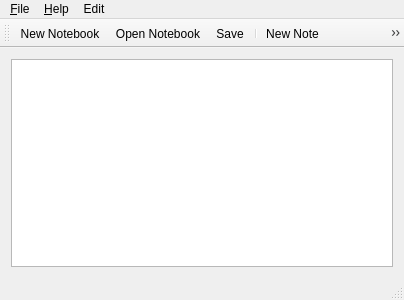
<?xml version="1.0" encoding="UTF-8"?>
<ui version="4.0">
 <class>MainWindow</class>
 <widget class="QMainWindow" name="MainWindow">
  <property name="geometry">
   <rect>
    <x>0</x>
    <y>0</y>
    <width>404</width>
    <height>300</height>
   </rect>
  </property>
  <property name="windowTitle">
   <string>Toynote</string>
  </property>
  <widget class="QWidget" name="centralWidget">
   <layout class="QGridLayout" name="gridLayout">
    <item row="0" column="0">
     <widget class="QTableView" name="notesView">
      <property name="minimumSize">
       <size>
        <width>382</width>
        <height>0</height>
       </size>
      </property>
      <property name="selectionBehavior">
       <enum>QAbstractItemView::SelectRows</enum>
      </property>
     </widget>
    </item>
   </layout>
  </widget>
  <widget class="QMenuBar" name="menuBar">
   <property name="geometry">
    <rect>
     <x>0</x>
     <y>0</y>
     <width>404</width>
     <height>26</height>
    </rect>
   </property>
   <widget class="QMenu" name="menuFile">
    <property name="title">
     <string>&amp;File</string>
    </property>
    <addaction name="actionNew_Notebook"/>
    <addaction name="actionOpen_Notebook"/>
    <addaction name="actionSave"/>
    <addaction name="actionSave_As"/>
    <addaction name="actionSave_As_Text"/>
    <addaction name="actionCloseNotebook"/>
    <addaction name="actionExit"/>
   </widget>
   <widget class="QMenu" name="menuHelp">
    <property name="title">
     <string>&amp;Help</string>
    </property>
    <addaction name="actionAbout"/>
    <addaction name="actionVisit_eCourses"/>
    <addaction name="actionLottery"/>
   </widget>
   <widget class="QMenu" name="menuEdit">
    <property name="title">
     <string>Edit</string>
    </property>
   </widget>
   <addaction name="menuFile"/>
   <addaction name="menuHelp"/>
   <addaction name="menuEdit"/>
  </widget>
  <widget class="QToolBar" name="mainToolBar">
   <attribute name="toolBarArea">
    <enum>TopToolBarArea</enum>
   </attribute>
   <attribute name="toolBarBreak">
    <bool>false</bool>
   </attribute>
   <addaction name="actionNew_Notebook"/>
   <addaction name="actionOpen_Notebook"/>
   <addaction name="actionSave"/>
   <addaction name="separator"/>
   <addaction name="actionNew_Note"/>
   <addaction name="actionDelete_Notes"/>
  </widget>
  <widget class="QStatusBar" name="statusBar"/>
  <action name="actionNew_Notebook">
   <property name="icon">
    <iconset resource="resources.qrc">
     <normaloff>:/icons/Notebook-new.svg</normaloff>:/icons/Notebook-new.svg</iconset>
   </property>
   <property name="text">
    <string>New Notebook</string>
   </property>
   <property name="toolTip">
    <string>Create a new notebook</string>
   </property>
   <property name="shortcut">
    <string>Ctrl+I</string>
   </property>
  </action>
  <action name="actionNew_Note">
   <property name="icon">
    <iconset resource="resources.qrc">
     <normaloff>:/icons/Note-add.svg</normaloff>:/icons/Note-add.svg</iconset>
   </property>
   <property name="text">
    <string>New Note</string>
   </property>
   <property name="toolTip">
    <string>Add a new note</string>
   </property>
   <property name="shortcut">
    <string>Ctrl+R</string>
   </property>
  </action>
  <action name="actionDelete_Notes">
   <property name="icon">
    <iconset resource="resources.qrc">
     <normaloff>:/icons/Note-remove.svg</normaloff>:/icons/Note-remove.svg</iconset>
   </property>
   <property name="text">
    <string>Delete Notes</string>
   </property>
   <property name="toolTip">
    <string>Delete the selected note(s)</string>
   </property>
  </action>
  <action name="actionAbout">
   <property name="text">
    <string>&amp;About Toynote</string>
   </property>
  </action>
  <action name="actionSave">
   <property name="icon">
    <iconset resource="resources.qrc">
     <normaloff>:/icons/Notebook-save.svg</normaloff>:/icons/Notebook-save.svg</iconset>
   </property>
   <property name="text">
    <string>&amp;Save</string>
   </property>
   <property name="toolTip">
    <string>Save the notebook</string>
   </property>
   <property name="shortcut">
    <string>Ctrl+S</string>
   </property>
  </action>
  <action name="actionOpen_Notebook">
   <property name="icon">
    <iconset resource="resources.qrc">
     <normaloff>:/icons/Notebook-open.svg</normaloff>:/icons/Notebook-open.svg</iconset>
   </property>
   <property name="text">
    <string>&amp;Open Notebook</string>
   </property>
   <property name="toolTip">
    <string>Open a notebook</string>
   </property>
   <property name="shortcut">
    <string>Ctrl+O</string>
   </property>
  </action>
  <action name="actionCloseNotebook">
   <property name="text">
    <string>&amp;Close</string>
   </property>
   <property name="toolTip">
    <string>Close the notebook</string>
   </property>
   <property name="shortcut">
    <string>Ctrl+H</string>
   </property>
  </action>
  <action name="actionSave_As">
   <property name="icon">
    <iconset resource="resources.qrc">
     <normaloff>:/icons/Notebook-save-as.svg</normaloff>:/icons/Notebook-save-as.svg</iconset>
   </property>
   <property name="text">
    <string>Sa&amp;ve As</string>
   </property>
   <property name="toolTip">
    <string>Save the notebook to a chosen file</string>
   </property>
   <property name="shortcut">
    <string>Ctrl+Q</string>
   </property>
  </action>
  <action name="actionVisit_eCourses">
   <property name="text">
    <string>Visit eCourses</string>
   </property>
   <property name="toolTip">
    <string>open URL</string>
   </property>
  </action>
  <action name="actionLottery">
   <property name="text">
    <string>Lottery</string>
   </property>
  </action>
  <action name="actionSave_As_Text">
   <property name="text">
    <string>Save As Text</string>
   </property>
   <property name="shortcut">
    <string>Ctrl+K</string>
   </property>
  </action>
  <action name="actionExit">
   <property name="text">
    <string>Exit</string>
   </property>
   <property name="shortcut">
    <string>Esc</string>
   </property>
  </action>
 </widget>
 <layoutdefault spacing="6" margin="11"/>
 <resources>
  <include location="resources.qrc"/>
 </resources>
 <connections>
  <connection>
   <sender>actionAbout</sender>
   <signal>triggered()</signal>
   <receiver>MainWindow</receiver>
   <slot>displayAbout()</slot>
   <hints>
    <hint type="sourcelabel">
     <x>-1</x>
     <y>-1</y>
    </hint>
    <hint type="destinationlabel">
     <x>199</x>
     <y>149</y>
    </hint>
   </hints>
  </connection>
  <connection>
   <sender>actionSave</sender>
   <signal>triggered()</signal>
   <receiver>MainWindow</receiver>
   <slot>saveNotebook()</slot>
   <hints>
    <hint type="sourcelabel">
     <x>-1</x>
     <y>-1</y>
    </hint>
    <hint type="destinationlabel">
     <x>199</x>
     <y>149</y>
    </hint>
   </hints>
  </connection>
  <connection>
   <sender>actionOpen_Notebook</sender>
   <signal>triggered()</signal>
   <receiver>MainWindow</receiver>
   <slot>openNotebook()</slot>
   <hints>
    <hint type="sourcelabel">
     <x>-1</x>
     <y>-1</y>
    </hint>
    <hint type="destinationlabel">
     <x>199</x>
     <y>149</y>
    </hint>
   </hints>
  </connection>
  <connection>
   <sender>actionCloseNotebook</sender>
   <signal>triggered()</signal>
   <receiver>MainWindow</receiver>
   <slot>closeNotebook()</slot>
   <hints>
    <hint type="sourcelabel">
     <x>-1</x>
     <y>-1</y>
    </hint>
    <hint type="destinationlabel">
     <x>199</x>
     <y>149</y>
    </hint>
   </hints>
  </connection>
  <connection>
   <sender>actionNew_Notebook</sender>
   <signal>triggered()</signal>
   <receiver>MainWindow</receiver>
   <slot>newNotebook()</slot>
   <hints>
    <hint type="sourcelabel">
     <x>-1</x>
     <y>-1</y>
    </hint>
    <hint type="destinationlabel">
     <x>199</x>
     <y>149</y>
    </hint>
   </hints>
  </connection>
  <connection>
   <sender>actionSave_As</sender>
   <signal>triggered()</signal>
   <receiver>MainWindow</receiver>
   <slot>saveNotebookAs()</slot>
   <hints>
    <hint type="sourcelabel">
     <x>-1</x>
     <y>-1</y>
    </hint>
    <hint type="destinationlabel">
     <x>199</x>
     <y>149</y>
    </hint>
   </hints>
  </connection>
  <connection>
   <sender>actionNew_Note</sender>
   <signal>triggered()</signal>
   <receiver>MainWindow</receiver>
   <slot>newNote()</slot>
   <hints>
    <hint type="sourcelabel">
     <x>-1</x>
     <y>-1</y>
    </hint>
    <hint type="destinationlabel">
     <x>199</x>
     <y>149</y>
    </hint>
   </hints>
  </connection>
  <connection>
   <sender>actionDelete_Notes</sender>
   <signal>triggered()</signal>
   <receiver>MainWindow</receiver>
   <slot>deleteNotes()</slot>
   <hints>
    <hint type="sourcelabel">
     <x>-1</x>
     <y>-1</y>
    </hint>
    <hint type="destinationlabel">
     <x>199</x>
     <y>149</y>
    </hint>
   </hints>
  </connection>
  <connection>
   <sender>actionVisit_eCourses</sender>
   <signal>triggered()</signal>
   <receiver>MainWindow</receiver>
   <slot>openURL()</slot>
   <hints>
    <hint type="sourcelabel">
     <x>-1</x>
     <y>-1</y>
    </hint>
    <hint type="destinationlabel">
     <x>201</x>
     <y>149</y>
    </hint>
   </hints>
  </connection>
  <connection>
   <sender>actionLottery</sender>
   <signal>triggered()</signal>
   <receiver>MainWindow</receiver>
   <slot>openLottery()</slot>
   <hints>
    <hint type="sourcelabel">
     <x>-1</x>
     <y>-1</y>
    </hint>
    <hint type="destinationlabel">
     <x>201</x>
     <y>149</y>
    </hint>
   </hints>
  </connection>
  <connection>
   <sender>actionSave_As_Text</sender>
   <signal>triggered()</signal>
   <receiver>MainWindow</receiver>
   <slot>saveAsText()</slot>
   <hints>
    <hint type="sourcelabel">
     <x>-1</x>
     <y>-1</y>
    </hint>
    <hint type="destinationlabel">
     <x>201</x>
     <y>149</y>
    </hint>
   </hints>
  </connection>
  <connection>
   <sender>actionExit</sender>
   <signal>triggered()</signal>
   <receiver>MainWindow</receiver>
   <slot>exit()</slot>
   <hints>
    <hint type="sourcelabel">
     <x>-1</x>
     <y>-1</y>
    </hint>
    <hint type="destinationlabel">
     <x>201</x>
     <y>149</y>
    </hint>
   </hints>
  </connection>
 </connections>
 <slots>
  <slot>displayAbout()</slot>
  <slot>saveNotebook()</slot>
  <slot>openNotebook()</slot>
  <slot>newNotebook()</slot>
  <slot>closeNotebook()</slot>
  <slot>saveNotebookAs()</slot>
  <slot>newNote()</slot>
  <slot>deleteNotes()</slot>
  <slot>visitUrl()</slot>
  <slot>openURL()</slot>
  <slot>saveAsText()</slot>
  <slot>openLottery()</slot>
  <slot>exit()</slot>
 </slots>
</ui>
